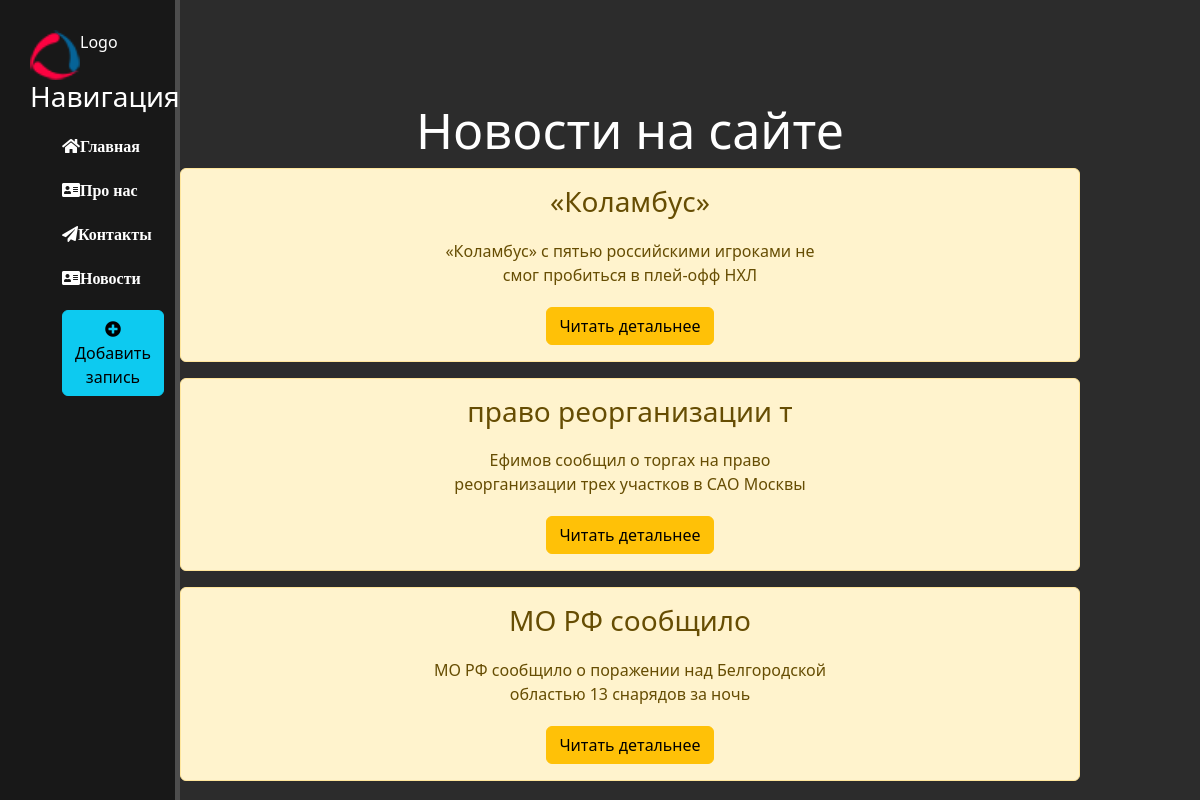
Page /news/ on the committed database.
### news/models.py (models this page shows, shortened)
class Articles(models.Model):
    title = models.CharField('Название', max_length=50)
    anons = models.CharField('Анонс', max_length=250)
    full_text = models.TextField('Статья')
    date = models.DateTimeField('Дата публикации')
    class Meta:
        verbose_name = "Новость"
        verbose_name_plural = "Новости"

### news/views.py (the view)
# urls.py: path('', views.news_home,name = 'news_home'),
def news_home(request):
    news = Articles.objects.order_by('-date')
    return render(request,'news/news_home.html', {'news':news} )

### news/templates/news/news_home.html (shortened to what this page needs)
{% extends 'main/layout.html' %}
{% block  content %}
   <div class="features">
       <h1>Новости на сайте</h1>
       {% if news %}
            {% for el in news %}
                <div class="alert alert-warning">
                    <h3>{{ el.title }}</h3>
                    <p>{{ el.anons }}</p>
                    <a href="{% url 'news-detail' el.id %}" class="btn btn-warning">Читать детальнее</a>
                </div>
            {% endfor %}
       {% else %}
            <p>У вас нет записей</p>
       {%endif%}
   </div>
{% endblock %}

### main/static/main/css/main.css (style rules this page uses)
body { background: #2c2c2c; }
main .features { float:left; color:#ffffff; margin-top: 100px; text-align: center; width: 75%; }
main .features h1 { font-size:50px; }
main .features p { max-width:400px; margin: 20px auto }

### rows in the picture
Articles: title "«Коламбус»", anons "«Коламбус» с пятью российскими игроками не смог пробиться в плей-офф НХЛ"
Articles: title "право реорганизации т", anons "Ефимов сообщил о торгах на право реорганизации трех участков в САО Москвы"
Articles: title "МО РФ сообщило", anons "МО РФ сообщило о поражении над Белгородской областью 13 снарядов за ночь"
